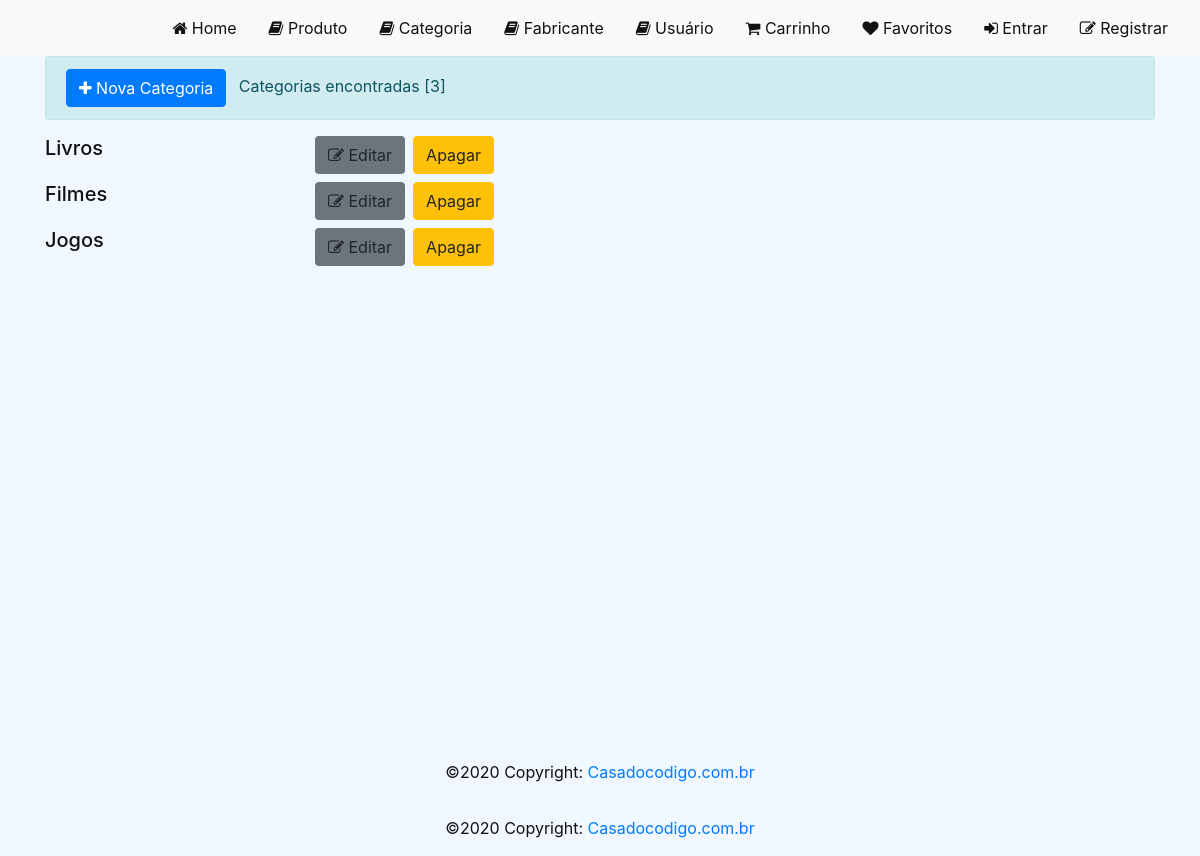
The page /categoria/ on the database as committed earlier.
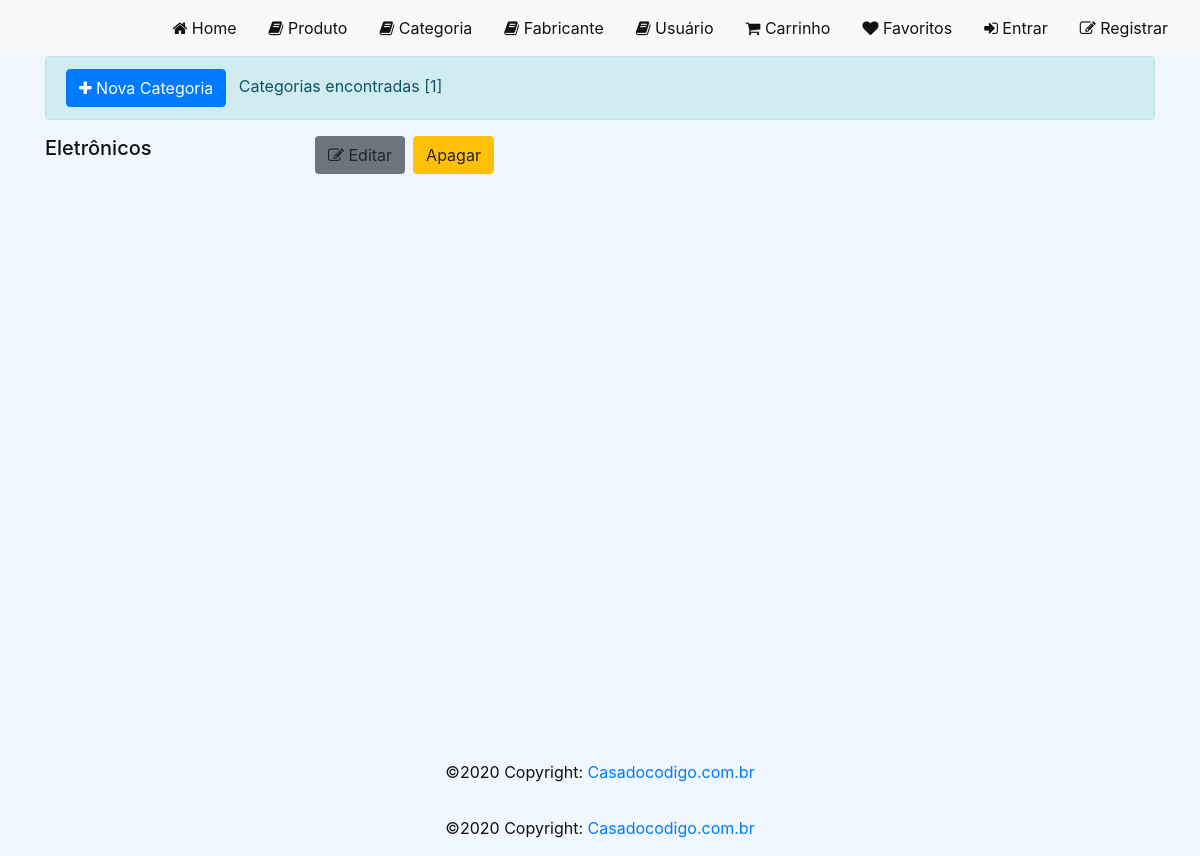
The same page on the database as committed later.
### loja/models/Categoria.py (models this page shows, shortened)
class Categoria(models.Model):
    Categoria = models.CharField(null=False, max_length=100)
    criado_em = models.DateTimeField(auto_now_add=True)
    alterado_em = models.DateTimeField(auto_now=True)

### loja/views/CategoriaView.py (the view)
def list_categoria_view(request, id=None):
    categorias = Categoria.objects.all()
    context = {'categorias': categorias}
    return render(request, template_name='categoria/categoria.html', context=context, status=200)

### loja/templates/categoria/categoria.html (shortened to what this page needs)
{% extends "base.html" %}
{% load static %}
{% block styles %}
<link rel="stylesheet" href="{% static 'css/home.css' %}">
{% endblock %}
{% block content %}
<div id="content">
    <div class="container">
        <div class="alert alert-info">
            <a href="{% url 'create_categoria' %}" class="btn btn-primary mr-2"><i class="fa fa-plus"></i> Nova Categoria</a>
            Categorias encontradas [{{ categorias|length }}]
        </div>
        {% for categoria in categorias %}
        <div class="row">
            <h5 class="col-md-3">{{ categoria.Categoria }}</h5>
            <a href="{% url 'edit_categoria' categoria.id %}" class="btn bg-secondary mb-2 mr-2"><i class="fa fa-edit"></i> Editar</a>
            <a href="{% url 'delete_categoria' categoria.id %}" class="btn btn-warning mb-2">Apagar</a>
        </div>
        {% endfor %}
    </div>
</div>
{% endblock %}

Rows that differ between the two databases and show on the page:
removed Categoria: Categoria "Filmes"
removed Categoria: Categoria "Jogos"
changed Categoria: Categoria "Livros" → "Eletrônicos"
Other text that changed with them:
{{ categorias|length }}: "3" → "1"
